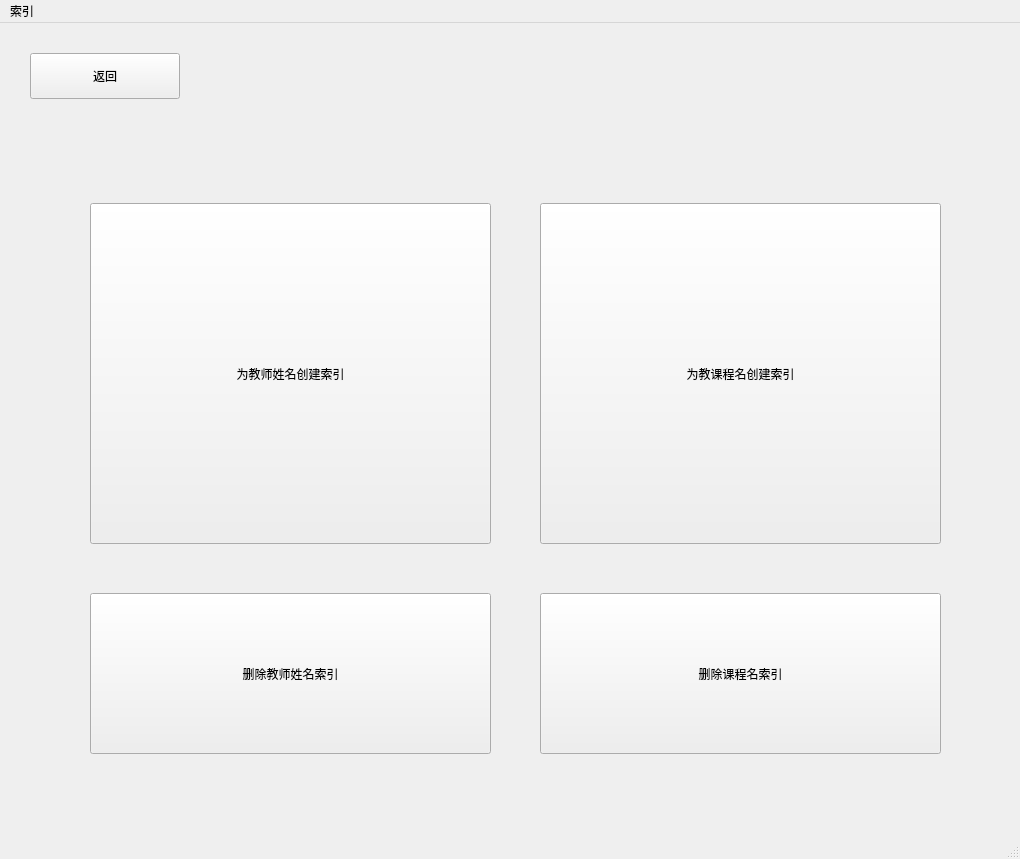
<?xml version="1.0" encoding="UTF-8"?>
<ui version="4.0">
 <class>MainWindow</class>
 <widget class="QMainWindow" name="MainWindow">
  <property name="geometry">
   <rect>
    <x>0</x>
    <y>0</y>
    <width>1020</width>
    <height>859</height>
   </rect>
  </property>
  <property name="windowTitle">
   <string>MainWindow</string>
  </property>
  <widget class="QWidget" name="centralwidget">
   <widget class="QPushButton" name="pushButton">
    <property name="geometry">
     <rect>
      <x>30</x>
      <y>30</y>
      <width>150</width>
      <height>46</height>
     </rect>
    </property>
    <property name="text">
     <string>返回</string>
    </property>
   </widget>
   <widget class="QPushButton" name="pushButton_2">
    <property name="geometry">
     <rect>
      <x>90</x>
      <y>180</y>
      <width>401</width>
      <height>341</height>
     </rect>
    </property>
    <property name="text">
     <string>为教师姓名创建索引</string>
    </property>
   </widget>
   <widget class="QPushButton" name="pushButton_3">
    <property name="geometry">
     <rect>
      <x>540</x>
      <y>180</y>
      <width>401</width>
      <height>341</height>
     </rect>
    </property>
    <property name="text">
     <string>为教课程名创建索引</string>
    </property>
   </widget>
   <widget class="QPushButton" name="pushButton_4">
    <property name="geometry">
     <rect>
      <x>90</x>
      <y>570</y>
      <width>401</width>
      <height>161</height>
     </rect>
    </property>
    <property name="text">
     <string>删除教师姓名索引</string>
    </property>
   </widget>
   <widget class="QPushButton" name="pushButton_5">
    <property name="geometry">
     <rect>
      <x>540</x>
      <y>570</y>
      <width>401</width>
      <height>161</height>
     </rect>
    </property>
    <property name="text">
     <string>删除课程名索引</string>
    </property>
   </widget>
  </widget>
  <widget class="QMenuBar" name="menubar">
   <property name="geometry">
    <rect>
     <x>0</x>
     <y>0</y>
     <width>1020</width>
     <height>37</height>
    </rect>
   </property>
   <widget class="QMenu" name="menu">
    <property name="title">
     <string>索引</string>
    </property>
   </widget>
   <addaction name="menu"/>
  </widget>
  <widget class="QStatusBar" name="statusbar"/>
 </widget>
 <resources/>
 <connections/>
</ui>
